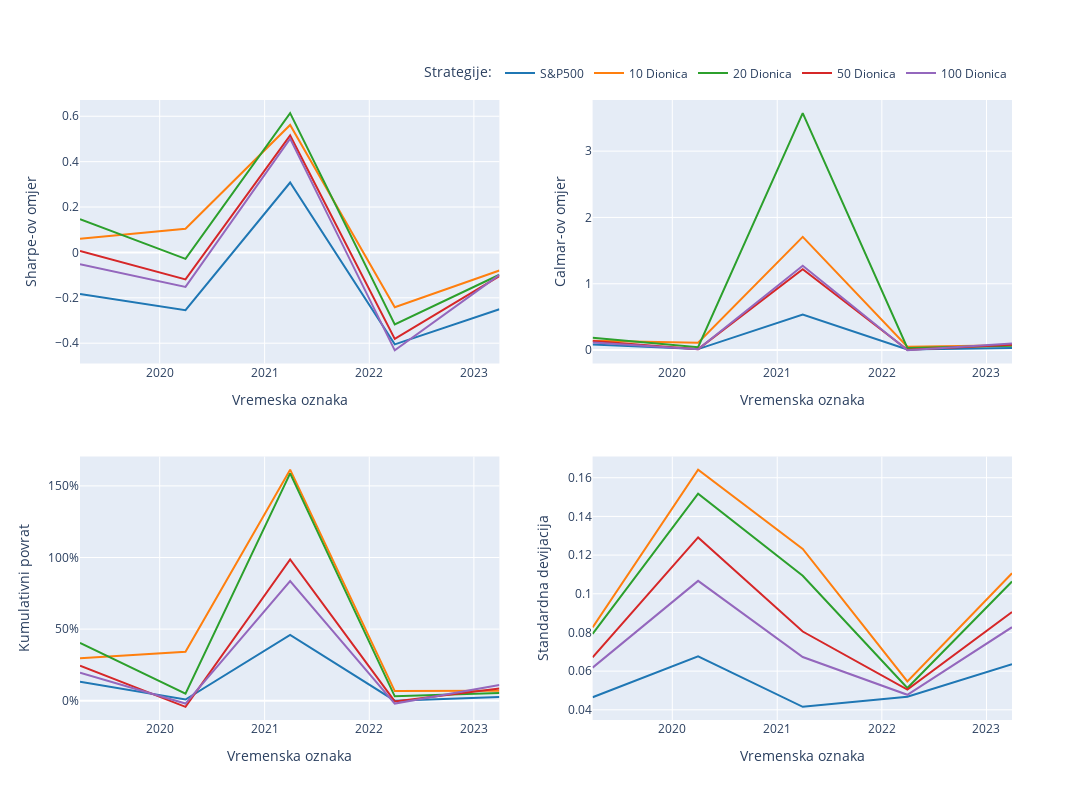

The notebook cell this image was saved under:
### Code cell
from plotly.subplots import make_subplots

# Assuming you have the 'sharpe_df' and 'calmar_df' dataframes

# Define the color scheme
color_scheme = [
    '#1f77b4',  # blue
    '#ff7f0e',  # orange
    '#2ca02c',  # green
    '#d62728',  # red
    '#9467bd',  # purple
    '#e5b800'   # yellow
]

# Create subplots with two charts side by side
fig = make_subplots(rows=2, cols=2)

# Add lines to the first subplot
for i, column in enumerate(sharpe_df.columns[:-1]):
    fig.add_trace(go.Scatter(
        x=sharpe_df['timestamp'],
        y=sharpe_df[column],
        mode='lines',
        name=column,
        line=dict(color=color_scheme[i]),
        showlegend=True
    ), row=1, col=1)

# Add lines to the second subplot
for i, column in enumerate(calmar_df.columns[:-1]):
    fig.add_trace(go.Scatter(
        x=calmar_df['timestamp'],
        y=calmar_df[column],
        mode='lines',
        name=column,
        line=dict(color=color_scheme[i]),
        showlegend=False
    ), row=1, col=2)

# Add lines to the third subplot
for i, column in enumerate(sharpe_df.columns[:-1]):
    fig.add_trace(go.Scatter(
        x=cumret_df['timestamp'],
        y=cumret_df[column],
        mode='lines',
        name=column,
        line=dict(color=color_scheme[i]),
        showlegend=False
    ), row=2, col=1)

# Add lines to the fourth subplot
for i, column in enumerate(calmar_df.columns[:-1]):
    fig.add_trace(go.Scatter(
        x=std_df['timestamp'],
        y=std_df[column],
        mode='lines',
        name=column,
        line=dict(color=color_scheme[i]),
        showlegend=False
    ), row=2, col=2)

# Update layout and axis labels
fig.update_layout(height=800, width=1200)
fig.update_xaxes(title_text='Vremeska oznaka', row=1, col=1)
fig.update_xaxes(title_text='Vremenska oznaka', row=1, col=2)
fig.update_xaxes(title_text='Vremenska oznaka', row=2, col=1)
fig.update_xaxes(title_text='Vremenska oznaka', row=2, col=2)
fig.update_yaxes(title_text='Sharpe-ov omjer', row=1, col=1)
fig.update_yaxes(title_text='Calmar-ov omjer', row=1, col=2)
fig.update_yaxes(title_text='Kumulativni povrat', row=2, col=1, tickformat='.0%')
fig.update_yaxes(title_text='Standardna devijacija', row=2, col=2)

# Show the legend with the formatted names
fig.update_layout(
    legend=dict(
        title='Strategije:',
        orientation='h',
        yanchor='bottom',
        y=1.02,
        xanchor='right',
        x=1
    )
)

# Display the chart
fig.show()

### Figure 1 — Plotly figure (JSON) as saved in the notebook; plotly's stock layout.template omitted (floating-point values rounded to 4 significant figures)
{"data": [{"line": {"color": "#1f77b4"}, "mode": "lines", "name": "S&P500", "showlegend": true, "type": "scatter", "x": ["2019-03-29", "2020-03-31", "2021-03-31", "2022-03-31", "2023-03-31"], "xaxis": "x", "y": [-0.183, -0.2542, 0.308, -0.405, -0.2504], "yaxis": "y"}, {"line": {"color": "#ff7f0e"}, "mode": "lines", "name": "10 Dionica", "showlegend": true, "type": "scatter", "x": ["2019-03-29", "2020-03-31", "2021-03-31", "2022-03-31", "2023-03-31"], "xaxis": "x", "y": [0.06021, 0.1046, 0.5615, -0.2412, -0.07975], "yaxis": "y"}, {"line": {"color": "#2ca02c"}, "mode": "lines", "name": "20 Dionica", "showlegend": true, "type": "scatter", "x": ["2019-03-29", "2020-03-31", "2021-03-31", "2022-03-31", "2023-03-31"], "xaxis": "x", "y": [0.1462, -0.02854, 0.6136, -0.3168, -0.09842], "yaxis": "y"}, {"line": {"color": "#d62728"}, "mode": "lines", "name": "50 Dionica", "showlegend": true, "type": "scatter", "x": ["2019-03-29", "2020-03-31", "2021-03-31", "2022-03-31", "2023-03-31"], "xaxis": "x", "y": [0.00657, -0.1189, 0.5155, -0.3812, -0.1048], "yaxis": "y"}, {"line": {"color": "#9467bd"}, "mode": "lines", "name": "100 Dionica", "showlegend": true, "type": "scatter", "x": ["2019-03-29", "2020-03-31", "2021-03-31", "2022-03-31", "2023-03-31"], "xaxis": "x", "y": [-0.05168, -0.1519, 0.5017, -0.4313, -0.09869], "yaxis": "y"}, {"line": {"color": "#1f77b4"}, "mode": "lines", "name": "S&P500", "showlegend": false, "type": "scatter", "x": ["2019-03-29", "2020-03-31", "2021-03-31", "2022-03-31", "2023-03-31"], "xaxis": "x2", "y": [0.08499, 0.01449, 0.5341, 0.008071, 0.03141], "yaxis": "y2"}, {"line": {"color": "#ff7f0e"}, "mode": "lines", "name": "10 Dionica", "showlegend": false, "type": "scatter", "x": ["2019-03-29", "2020-03-31", "2021-03-31", "2022-03-31", "2023-03-31"], "xaxis": "x2", "y": [0.1396, 0.1111, 1.706, 0.0506, 0.07094], "yaxis": "y2"}, {"line": {"color": "#2ca02c"}, "mode": "lines", "name": "20 Dionica", "showlegend": false, "type": "scatter", "x": ["2019-03-29", "2020-03-31", "2021-03-31", "2022-03-31", "2023-03-31"], "xaxis": "x2", "y": [0.1854, 0.04321, 3.573, 0.03127, 0.06396], "yaxis": "y2"}, {"line": {"color": "#d62728"}, "mode": "lines", "name": "50 Dionica", "showlegend": false, "type": "scatter", "x": ["2019-03-29", "2020-03-31", "2021-03-31", "2022-03-31", "2023-03-31"], "xaxis": "x2", "y": [0.138, 0.01341, 1.219, 0.005193, 0.08092], "yaxis": "y2"}, {"line": {"color": "#9467bd"}, "mode": "lines", "name": "100 Dionica", "showlegend": false, "type": "scatter", "x": ["2019-03-29", "2020-03-31", "2021-03-31", "2022-03-31", "2023-03-31"], "xaxis": "x2", "y": [0.1129, 0.01321, 1.271, -0.004212, 0.09853], "yaxis": "y2"}, {"line": {"color": "#1f77b4"}, "mode": "lines", "name": "S&P500", "showlegend": false, "type": "scatter", "x": ["2019-03-29", "2020-03-31", "2021-03-31", "2022-03-31", "2023-03-31"], "xaxis": "x3", "y": [0.1333, 0.008415, 0.4598, 0.0003729, 0.02677], "yaxis": "y3"}, {"line": {"color": "#ff7f0e"}, "mode": "lines", "name": "10 Dionica", "showlegend": false, "type": "scatter", "x": ["2019-03-29", "2020-03-31", "2021-03-31", "2022-03-31", "2023-03-31"], "xaxis": "x3", "y": [0.2965, 0.3421, 1.613, 0.06738, 0.06954], "yaxis": "y3"}, {"line": {"color": "#2ca02c"}, "mode": "lines", "name": "20 Dionica", "showlegend": false, "type": "scatter", "x": ["2019-03-29", "2020-03-31", "2021-03-31", "2022-03-31", "2023-03-31"], "xaxis": "x3", "y": [0.4045, 0.04995, 1.588, 0.03074, 0.05441], "yaxis": "y3"}, {"line": {"color": "#d62728"}, "mode": "lines", "name": "50 Dionica", "showlegend": false, "type": "scatter", "x": ["2019-03-29", "2020-03-31", "2021-03-31", "2022-03-31", "2023-03-31"], "xaxis": "x3", "y": [0.2442, -0.04244, 0.9866, -0.004934, 0.08472], "yaxis": "y3"}, {"line": {"color": "#9467bd"}, "mode": "lines", "name": "100 Dionica", "showlegend": false, "type": "scatter", "x": ["2019-03-29", "2020-03-31", "2021-03-31", "2022-03-31", "2023-03-31"], "xaxis": "x3", "y": [0.1962, -0.01963, 0.8355, -0.01976, 0.1102], "yaxis": "y3"}, {"line": {"color": "#1f77b4"}, "mode": "lines", "name": "S&P500", "showlegend": false, "type": "scatter", "x": ["2019-03-29", "2020-03-31", "2021-03-31", "2022-03-31", "2023-03-31"], "xaxis": "x4", "y": [0.04649, 0.0676, 0.04154, 0.04679, 0.06362], "yaxis": "y4"}, {"line": {"color": "#ff7f0e"}, "mode": "lines", "name": "10 Dionica", "showlegend": false, "type": "scatter", "x": ["2019-03-29", "2020-03-31", "2021-03-31", "2022-03-31", "2023-03-31"], "xaxis": "x4", "y": [0.08255, 0.1642, 0.1232, 0.05467, 0.1106], "yaxis": "y4"}, {"line": {"color": "#2ca02c"}, "mode": "lines", "name": "20 Dionica", "showlegend": false, "type": "scatter", "x": ["2019-03-29", "2020-03-31", "2021-03-31", "2022-03-31", "2023-03-31"], "xaxis": "x4", "y": [0.07922, 0.1517, 0.1093, 0.0513, 0.1063], "yaxis": "y4"}, {"line": {"color": "#d62728"}, "mode": "lines", "name": "50 Dionica", "showlegend": false, "type": "scatter", "x": ["2019-03-29", "2020-03-31", "2021-03-31", "2022-03-31", "2023-03-31"], "xaxis": "x4", "y": [0.06713, 0.1291, 0.08049, 0.05045, 0.0906], "yaxis": "y4"}, {"line": {"color": "#9467bd"}, "mode": "lines", "name": "100 Dionica", "showlegend": false, "type": "scatter", "x": ["2019-03-29", "2020-03-31", "2021-03-31", "2022-03-31", "2023-03-31"], "xaxis": "x4", "y": [0.06182, 0.1067, 0.06731, 0.04777, 0.08271], "yaxis": "y4"}], "layout": {"height": 800, "legend": {"orientation": "h", "title": {"text": "Strategije:"}, "x": 1, "xanchor": "right", "y": 1.02, "yanchor": "bottom"}, "width": 1200, "xaxis": {"anchor": "y", "domain": [0, 0.45], "title": {"text": "Vremeska oznaka"}}, "xaxis2": {"anchor": "y2", "domain": [0.55, 1], "title": {"text": "Vremenska oznaka"}}, "xaxis3": {"anchor": "y3", "domain": [0, 0.45], "title": {"text": "Vremenska oznaka"}}, "xaxis4": {"anchor": "y4", "domain": [0.55, 1], "title": {"text": "Vremenska oznaka"}}, "yaxis": {"anchor": "x", "domain": [0.575, 1], "title": {"text": "Sharpe-ov omjer"}}, "yaxis2": {"anchor": "x2", "domain": [0.575, 1], "title": {"text": "Calmar-ov omjer"}}, "yaxis3": {"anchor": "x3", "domain": [0, 0.425], "tickformat": ".0%", "title": {"text": "Kumulativni povrat"}}, "yaxis4": {"anchor": "x4", "domain": [0, 0.425], "title": {"text": "Standardna devijacija"}}}}
